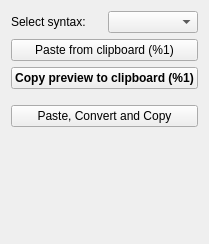
       <widget class="QWidget" name="tab_clipboard">
        <attribute name="icon">
         <iconset resource="highlight-gui.qrc">
          <normaloff>:/clipboard.png</normaloff>:/clipboard.png</iconset>
        </attribute>
        <attribute name="title">
         <string>Clipboard</string>
        </attribute>
        <layout class="QVBoxLayout" name="verticalLayout_15">
         <item>
          <layout class="QHBoxLayout" name="horizontalLayout_23">
           <item>
            <widget class="QLabel" name="label_13">
             <property name="text">
              <string>Select syntax:</string>
             </property>
            </widget>
           </item>
           <item>
            <widget class="QComboBox" name="comboSelectSyntax">
             <property name="toolTip">
              <string>Select the correct syntax of the code snippet.</string>
             </property>
            </widget>
           </item>
          </layout>
         </item>
         <item>
          <widget class="QPushButton" name="pbPasteFromCB">
           <property name="toolTip">
            <string>Paste clipboard content into the preview window.</string>
           </property>
           <property name="text">
            <string>Paste from clipboard (%1)</string>
           </property>
           <property name="icon">
            <iconset resource="highlight-gui.qrc">
             <normaloff>:/clipboard.png</normaloff>:/clipboard.png</iconset>
           </property>
          </widget>
         </item>
         <item>
          <widget class="QPushButton" name="pbCopyToCP">
           <property name="font">
            <font>
             <weight>75</weight>
             <bold>true</bold>
            </font>
           </property>
           <property name="toolTip">
            <string>Copy highlighted code into the clipboard.</string>
           </property>
           <property name="text">
            <string>Copy preview to clipboard (%1)</string>
           </property>
          </widget>
         </item>
         <item>
          <spacer name="verticalSpacer_7">
           <property name="orientation">
            <enum>Qt::Vertical</enum>
           </property>
           <property name="sizeType">
            <enum>QSizePolicy::Minimum</enum>
           </property>
           <property name="sizeHint" stdset="0">
            <size>
             <width>20</width>
             <height>10</height>
            </size>
           </property>
          </spacer>
         </item>
         <item>
          <widget class="QPushButton" name="pbCopyAndPaste">
           <property name="toolTip">
            <string>Paste code from clipboard and copy the output back in one step</string>
           </property>
           <property name="statusTip">
            <string/>
           </property>
           <property name="text">
            <string>Paste, Convert and Copy</string>
           </property>
          </widget>
         </item>
         <item>
          <spacer name="verticalSpacer_12">
           <property name="orientation">
            <enum>Qt::Vertical</enum>
           </property>
           <property name="sizeHint" stdset="0">
            <size>
             <width>20</width>
             <height>106</height>
            </size>
           </property>
          </spacer>
         </item>
        </layout>
       </widget>
